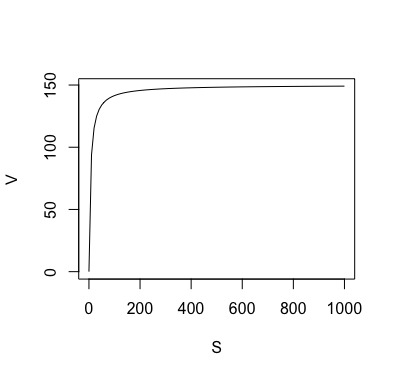

Reproduce this figure in R.
K1 <- 100
K2 <- 600
K3 <- 150
E0 <- 1
curve(K1*K3*E0*S/(K1*S+K2),from = 0,to = 1000,xname = "S",xlab = "S",ylab = "V")
